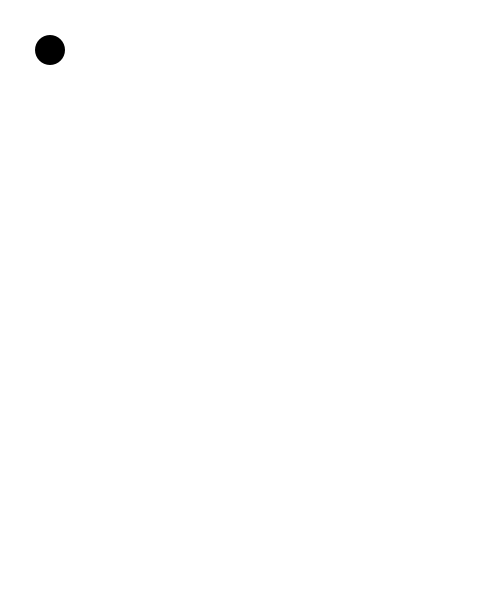
Frame 1 (no input)
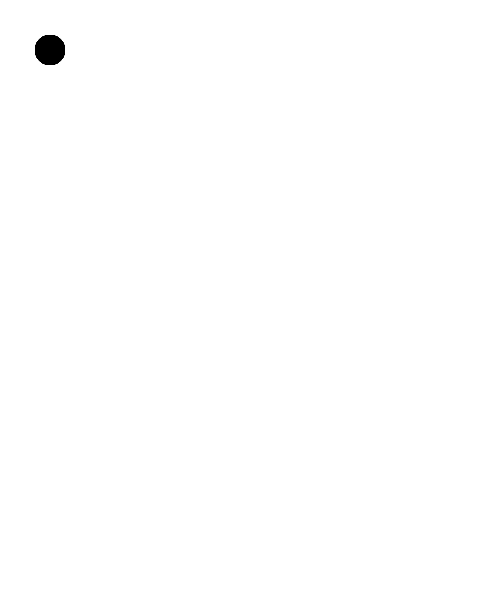
Frame 60 (the mouse pressed at the canvas centre just before this capture)
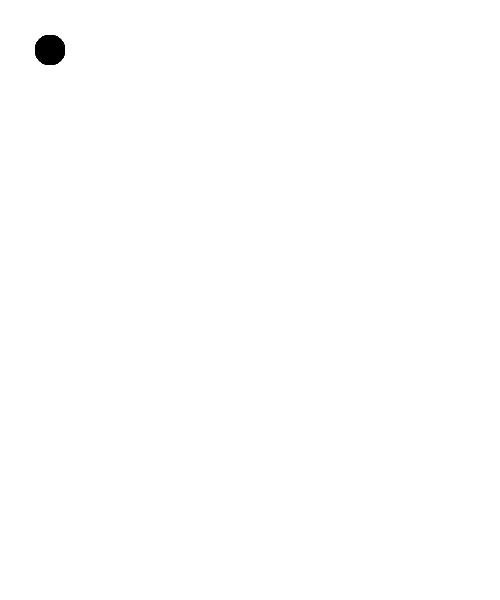
Frame 120 (the mouse held since frame 60 and released just before this capture)

The Processing sketch that drew these frames (run headless with seeded random() and noise(); from frame 60 on, the mouse is pressed at the canvas centre):

// Processing sketch: day2_04_drawingTool_if_statement2
// ── day2_04_drawingTool_if_statement2.pde
float x, y;
float r, g, b;
float size = 30; // declare and initialize at the same time!

boolean state = false; // true or false

void setup() {
  size(500, 600);
  background(255);
  x = width/2;
  y = height/2;
  r = 0;
  g = 0;
  b = 0;
}

void draw() {
  //background(255);
  // void mousePressed() { } // WRONG!
  
  noStroke();
  fill(r, g, b);
  ellipse(50, 50, size, size);
}

void keyPressed() {
  println( key );
  // char = ' ';  single quotation mark

  // if ( expression ) { code }
  // if ( conditions ) { do something!!! }
  
  // == equal to
  // >= greater than and equal to
  // <= less than and equal to
  // >  greater than
  // <  less than
  
  // && AND e.g. (condition && condition) 
  // || OR  e.g. (condition || condition)
  
  if (key == ' ') {
    background(255);
  } else if (key == 'r' || key == 'R') {
    r = 255;
    g = 0;
    b = 0;
  } else if (key == 'g' || key == 'G') {
    r = 0;
    g = 255;
    b = 0;
  } else if (key == 'b' || key == 'B') {
    r = 0;
    g = 0;
    b = 255;
  } else {
    r = random(255);
    g = random(255);
    b = random(255);
  }
  
  // change the size with arrow keys
  if (keyCode == UP) {
    size = size + 1;
  } else if (keyCode == DOWN) {
    size = size - 1;
  }
}

void mouseDragged() {
  noStroke();
  fill(r, g, b);
  ellipse( mouseX, mouseY, size, size );
}

//void mousePressed() {
//  r = random(255);
//  g = random(255);
//  b = random(255);
//}
